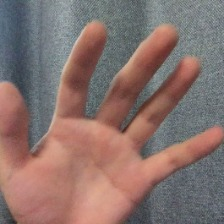
#> input picture exploration05/data/temp/data/test/paper/12.jpg, 224 x 224 px, given in place of bear.jpg, which was not available
$ jupyter execute --allow-errors bear_convert.ipynb
#> lines starting #> are read from the running program, lines starting #| are printed output that depends on the picture; after the words box and inside, x2 and y2 are one past the last pixel; in counts of white or black regions, pixels touching at a corner belong together; pictures that were not available may be replaced by others from this repository, and a replacement may not be noted
[cell 1]
import os
import pickle
import cv2
import numpy as np
from matplotlib import pyplot as plt
from tqdm import tqdm
from PIL import Image

[cell 2]
print(os.getcwd())

[cell 3]
image_path = "C:/Users/user00/Downloads/bear.jpg"

[cell 4]
img = Image.open(image_path)
#> img is the input picture: PIL image 224x224 RGB; mean R, G, B 136.6, 113.8, 109.3
img_nparray = np.array(img)

[cell 5]
cv_image = cv2.imread(image_path)
plt.imshow(img_nparray)

[cell 6]
img = Image.open(image_path)
cv_image = cv2.imread(image_path)
hsv = cv2.cvtColor(cv_image, cv2.COLOR_BGR2HSV)
#> hsv: shape (224, 224, 3); mean H, S, V 50.6, 64.3, 142.5
# define range of blue color in HSV
lower_yellow = np.array([10,30,55])
upper_yellow = np.array([160,255,255])

mask = cv2.inRange(hsv, lower_yellow, upper_yellow)
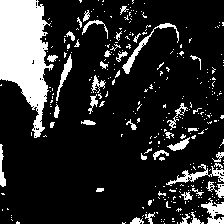
#> mask: shape (224, 224); 16.8% white; 314 white regions (271 under 20 px), largest, box (x1, y1, x2, y2) and area: (0, 0, 54, 138) 4391, (166, 163, 224, 186) 368, (122, 23, 179, 74) 328
# Bitwise-AND mask and original image
mask_inv = cv2.bitwise_not(mask)

new_img = cv_image.copy()
new_img[mask_inv != 255] = (255,255,255)
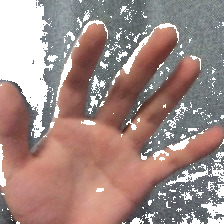
#> new_img: shape (224, 224, 3); mean B, G, R 133.5, 138.6, 161.9

plt.imshow(cv2.cvtColor(new_img, cv2.COLOR_BGR2RGB))
plt.show()

[cell 7]
x = np.arange(5)
np.putmask(x, x>1, [-33, -44])

[cell 8]
f=plt.figure(figsize=(10,3))
im1 = f.add_subplot(1,2,1)
im1.imshow(img)
im1.set_title("Image")

im2 = f.add_subplot(1,2,2)
color = ('b','g','r')
for i,col in enumerate(color):
    histr = cv2.calcHist([cv_image],[i],None,[256],[0,256])
    im2.plot(histr,color = col)
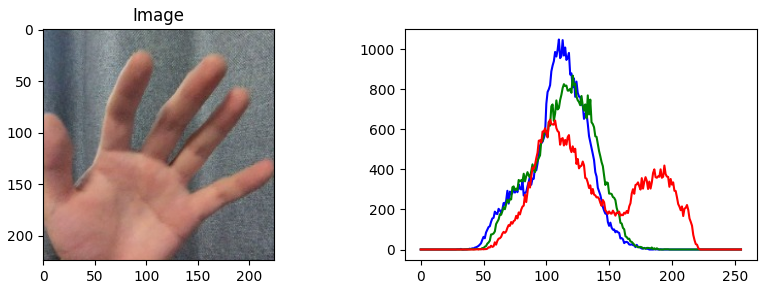
#> figure drawn by matplotlib, 2 panels; panel 2: curve peaks at x = 110, y = 1048; panel 2: curve peaks at x = 121, y = 868; panel 2: curve peaks at x = 103, y = 648

[cell 9]
local_dir = 'C:\\Users\\user00\\Downloads\\cifar-10-batches-py\\'
print(local_dir)

[cell 10]
file_list = os.listdir(local_dir)
file_list

[cell 11]
file_path = local_dir + '/' + 'data_batch_1'
#> (the rest of this cell did not finish here and is left out)

#> (a cell that did not finish here is left out)

#> (a cell that did not finish here is left out)

[cell 14]
from tqdm import tqdm

for i,file in enumerate(file_list):
    if file.find('data') == 0:
        print(file)
        file_path = local_dir + '/' + file
        with open(file_path, 'rb') as fo:
            train = pickle.load(fo, encoding ='bytes')
            for i in tqdm(range(len(train[b'filenames']))):
                filename = train[b'filenames'][i].decode()
                file, ext = filename.split('.')
                data = train[b'data'][i].reshape([32,32,3], order='F')
                image = Image.fromarray(data.swapaxes(0,1))
                image.save(os.path.join(local_dir + '\\train_img', filename))

[cell 15]
img_dir = 'C:\\Users\\user00\\Downloads\\cifar-10-batches-py\\train_img\\'

[cell 16]
def draw_color_histogram_from_image(file_name):
    image_path = os.path.join(img_dir, filename)
    img = Image.open(image_path)
    cv_image = cv2.imread(image_path)
    f=plt.figure(figsize=(10,3))
    im1 = f.add_subplot(1,2,1)
    im1.imshow(img)
    im1.set_title("Image")

    im2 = f.add_subplot(1,2,2)
    color = ('b','g','r')
    for i,col in enumerate(color):
        # image에서 i번째 채널의 히스토그램을 뽑아서(0:blue, 1:green, 2:red)
        histr = cv2.calcHist([cv_image],[i],None,[256],[0,256])
        im2.plot(histr,color = col)   # 그래프를 그릴 때 채널 색상과 맞춰서 그립니다.
    im2.set_title("Histogram")

#> (a cell that did not finish here is left out)

[cell 18]
def get_histogram(image):
    histogram = []
    for i in range(3):
        ch_hist = cv2.calcHist(images=[image], channels=[i], mask=None, histSize=[4], ranges=[0,256])
        histogram.append(ch_hist)
#> this loop made 3 passes
#> ch_hist on passes 1 to 3: [2108, 37251, 10817, 0], [1087, 33485, 15600, 4], [298, 25267, 17757, 6854]
#> after the loop, histogram = [[2108, 37251, 10817, 0], [1087, 33485, 15600, 4], [298, 25267, 17757, 6854]]
    histogram = np.concatenate(histogram)
#> histogram = [2108, 37251, 10817, 0, 1087, 33485, 15600, 4, 298, 25267, 17757, 6854]
    histogram = cv2.normalize(histogram, histogram)
#> histogram = [0.0339, 0.598, 0.174, 0, 0.0175, 0.538, 0.251, 6.43e-05, 0.00479, 0.406, 0.285, 0.11]
    return histogram

def build_histogram_db():
    histogram_db = {}

    #디렉토리에 모아 둔 이미지 파일들을 전부 리스트업합니다.
    path = img_dir
    file_list = os.listdir(img_dir)
    for file_name in tqdm(file_list):
        file_path = os.path.join(img_dir, file_name)
        image = cv2.imread(file_path)
        histogram = get_histogram(image)
        histogram_db[file_name] = histogram

    return histogram_db

[cell 19]
histogram_db = build_histogram_db()
#> histogram_db = {'12.jpg': [0.0339, 0.598, 0.174, 0, 0.0175, 0.538, 0.251, 6.43e-05, 0.00479, 0.406, 0.285, 0.11]}
#> (the rest of this cell did not finish here and is left out)

[cell 20]
def get_target_histogram():
    filename = input('이미지 파일명을 입력하세요:')
#> the answer given: exploration05/data/temp/data/test/paper/12.jpg

$ run again, on exploration05/data/temp/data/test/rock/16.jpg
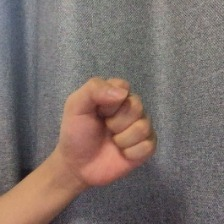
#> input picture exploration05/data/temp/data/test/rock/16.jpg, 224 x 224 px, given in place of bear.jpg, which was not available
#> img is the input picture: PIL image 224x224 RGB; mean R, G, B 124.5, 111.1, 106.1
#> hsv: shape (224, 224, 3); mean H, S, V 61.4, 38.7, 126.4
#> `mask = cv2.inRange(hsv, lower_yellow, upper_yellow)`:
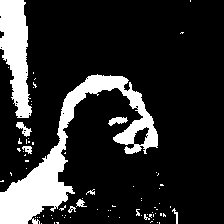
#> mask: shape (224, 224); 17.3% white; 77 white regions (68 under 20 px), largest, box (x1, y1, x2, y2) and area: (0, 74, 158, 224) 5642, (0, 0, 32, 118) 2426, (108, 117, 128, 126) 107
#> new_img: shape (224, 224, 3); mean B, G, R 132.4, 134.6, 143.2
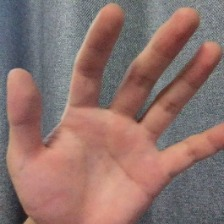
#> input picture exploration05/data/temp/data/test/paper/16.jpg, 224 x 224 px, given as the content of the folder C:/Users/user00/Downloads/cifar-10-batches-py/, which was not available
#> in build_histogram_db, image is the input picture: shape (224, 224, 3); mean B, G, R 108.9, 114, 142.8
#> the loop in get_histogram, `for i in range(3):` made 3 passes
#> ch_hist on passes 1 to 3: [2584, 36760, 10832, 0], [1613, 32226, 16337, 0], [332, 21989, 18793, 9062]
#> after the loop in get_histogram, `for i in range(3):`: histogram = [[2584, 36760, 10832, 0], [1613, 32226, 16337, 0], [332, 21989, 18793, 9062]]
#> in get_histogram, `histogram = np.concatenate(histogram)`: histogram = [2584, 36760, 10832, 0, 1613, 32226, 16337, 0, 332, 21989, 18793, 9062]
#> in get_histogram, `histogram = cv2.normalize(histogram, histogram)`: histogram = [0.0425, 0.604, 0.178, 0, 0.0265, 0.53, 0.268, 0, 0.00546, 0.361, 0.309, 0.149]
#> histogram_db = {'16.jpg': [0.0425, 0.604, 0.178, 0, 0.0265, 0.53, 0.268, 0, 0.00546, 0.361, 0.309, 0.149]}

$ run again, on exploration05/data/temp/data/test/scissor/0.jpg
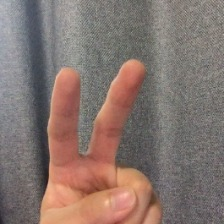
#> input picture exploration05/data/temp/data/test/scissor/0.jpg, 224 x 224 px, given in place of bear.jpg, which was not available
#> img is the input picture: PIL image 224x224 RGB; mean R, G, B 134.2, 116.7, 110.5
#> hsv: shape (224, 224, 3); mean H, S, V 45.5, 41.1, 135.5
#> `mask = cv2.inRange(hsv, lower_yellow, upper_yellow)`:
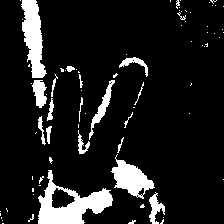
#> mask: shape (224, 224); 11.4% white; 80 white regions (60 under 20 px), largest, box (x1, y1, x2, y2) and area: (38, 170, 113, 224) 1763, (21, 0, 47, 78) 1174, (111, 154, 155, 199) 908
#> new_img: shape (224, 224, 3); mean B, G, R 127.6, 131.9, 145.7
#> `[cell 8] f=plt.figure(figsize=(10,3)) im1 = f.add_subplot(1,2,1) im1.i..`:
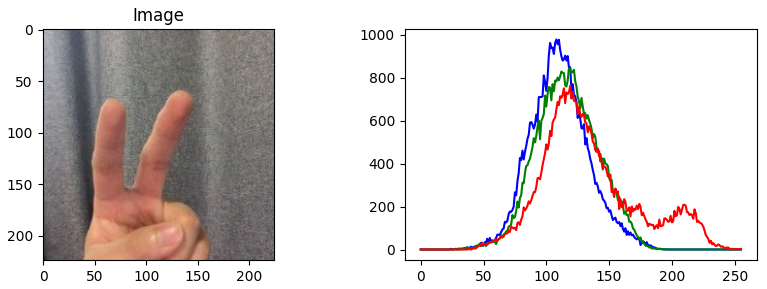
#> figure drawn by matplotlib, 2 panels; panel 2: curve peaks at x = 108, y = 977; panel 2: curve peaks at x = 118, y = 843; panel 2: curve peaks at x = 119, y = 761
#> the loop in get_histogram, `for i in range(3):` made 3 passes
#> ch_hist on passes 1 to 3: [874, 38537, 10761, 4], [661, 33213, 16296, 6], [614, 25138, 18612, 5812]
#> after the loop in get_histogram, `for i in range(3):`: histogram = [[874, 38537, 10761, 4], [661, 33213, 16296, 6], [614, 25138, 18612, 5812]]
#> in get_histogram, `histogram = np.concatenate(histogram)`: histogram = [874, 38537, 10761, 4, 661, 33213, 16296, 6, 614, 25138, 18612, 5812]
#> in get_histogram, `histogram = cv2.normalize(histogram, histogram)`: histogram = [0.0138, 0.611, 0.171, 6.34e-05, 0.0105, 0.526, 0.258, 9.51e-05, 0.00973, 0.398, 0.295, 0.0921]
#> histogram_db = {'0.jpg': [0.0138, 0.611, 0.171, 6.34e-05, 0.0105, 0.526, 0.258, 9.51e-05, 0.00973, 0.398, 0.295, 0.0921]}
